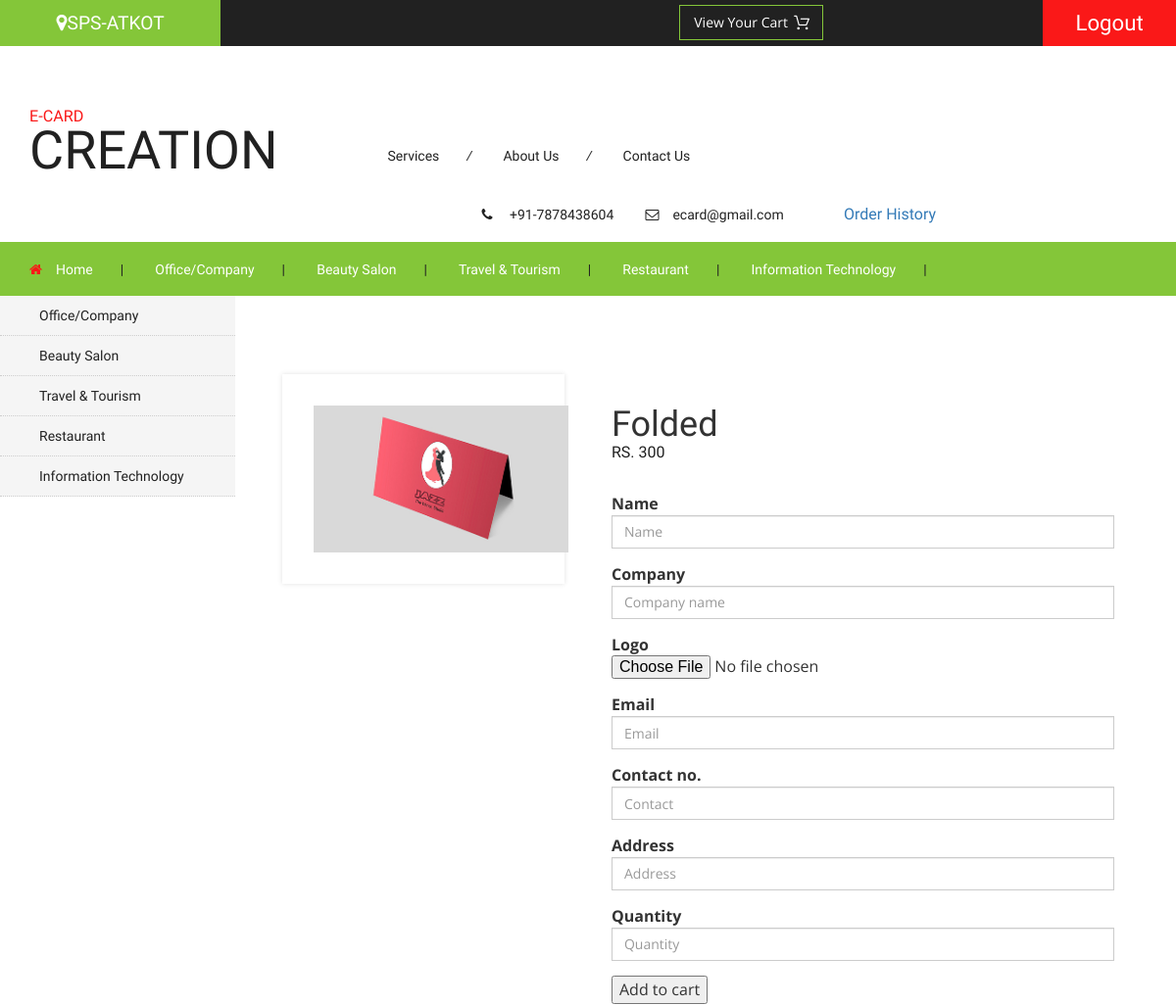
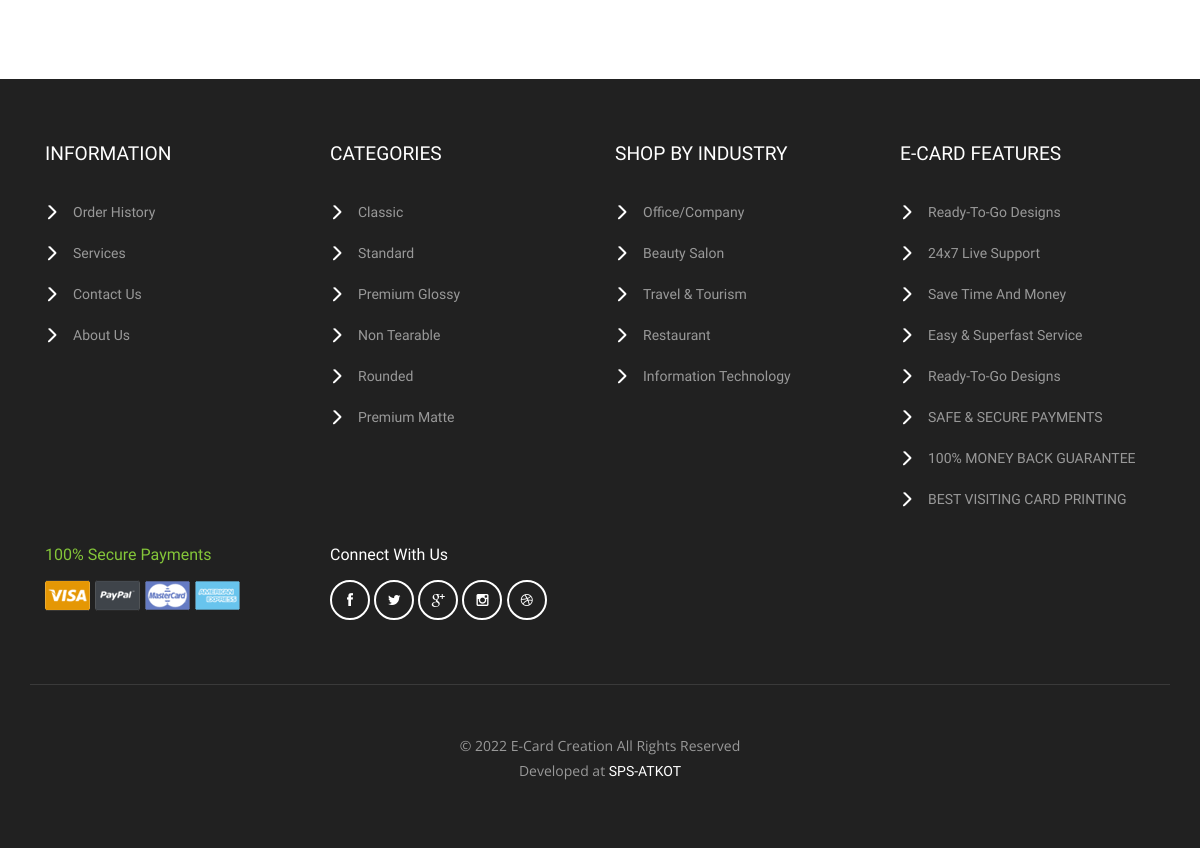
The page /User/single.php?id=5 (signed in) on the database its author committed (2 pictures, top to bottom).
### tables this page shows
CREATE TABLE `industry_info` (
  `Industry_id` int(5) NOT NULL DEFAULT 0,
  `Industry_name` text NOT NULL
);

CREATE TABLE `card_info` (
  `Card_id` int(5) NOT NULL DEFAULT 0,
  `Category` text NOT NULL,
  `Industry` text NOT NULL,
  `Name` text NOT NULL,
  `Image` text NOT NULL,
  `Price` int(5) NOT NULL
);

CREATE TABLE `cat_info` (
  `Cat_id` int(5) NOT NULL DEFAULT 0,
  `Cat_name` varchar(100) NOT NULL,
  `Cat_img` text NOT NULL
);

### User/single.php (the view, shortened to what this page needs)
	<?php
include "Header.php";
include "Connection.php";
$id=$_REQUEST['id'];
$query="SELECT * FROM card_info where Card_id='$id'";
$c=mysqli_query($con,$query);
while($r=mysqli_fetch_array($c)){
?>
<div class="agileinfo_single">
				<div class="col-md-4 agileinfo_single_left">
					<img id="example" src="../web/upload/<?php echo $r['Image'];?>" data-imagezoom="true" height="150" width="260" />
				</div>
				<div class="col-md-8 agileinfo_single_right">
					<div class="w3agile_description">
						<h1><?php echo $r['Name'];?></h1>
						<h4>RS.  <?php echo $r['Price'];?></h4>
					</div>
					<div class="snipcart-item block">
						  <div class="form-body">
							<form action="#" method="POST" enctype="multipart/form-data" >
							<div class="form-group"> <label for="exampleInputEmail1">Name</label>
							<input type="text" name="name" class="form-control" id="exampleInputEmail1" placeholder="Name" > </div>
							<div class="form-group"> <label for="exampleInputEmail1">Company</label>
							<input type="text" name="company" class="form-control" id="exampleInputEmail1" placeholder="Company name" > </div>
							<div class="form-group"> <label for="exampleInputFile">Logo</label>
							<input type="file" name="image" id="exampleInputFile" required>  </div>
							<div class="form-group"> <label for="exampleInputEmail1">Email</label>
							<input type="email" name="email" class="form-control" id="exampleInputEmail1" placeholder="Email" pattern="[a-zA-Z0-9.-_]{1,}@[a-zA-Z.-]{2,}[.]{1}[a-zA-Z]{2,}" > </div>
							<div class="form-group"> <label for="exampleInputEmail1">Contact no.</label>
							<input type="text" name="contact" class="form-control" id="exampleInputEmail1" placeholder="Contact" pattern="[7-9]{1}[0-9]{9}" oninvalid="this.setCustomValidity('Please enter valid number!')" oninput="this.setCustomValidity('')" > </div>
							<div class="form-group"> <label for="exampleInputEmail1">Address</label>
							<input type="text" name="address" class="form-control" id="exampleInputEmail1" placeholder="Address" > </div>
							<div class="form-group"> <label for="exampleInputEmail1">Quantity</label>
							<input type="number" name="quantity" class="form-control" id="exampleInputEmail1" placeholder="Quantity" > </div>
							<?php
							$id=$_REQUEST['id'];
							$query="SELECT * FROM card_info where Card_id='$id'";
							$c=mysqli_query($con,$query);
								?>
								<?php
							$id=$_REQUEST['id'];
							$query="SELECT * FROM card_info where Card_id='$id'";
							$c=mysqli_query($con,$query);
								?>
								<?php
							$id=$_REQUEST['id'];
							$query="SELECT * FROM card_info where Card_id='$id'";
							$c=mysqli_query($con,$query);
								?>
								<?php
							$id=$_REQUEST['id'];
							$query="SELECT * FROM card_info where Card_id='$id'";
							$c=mysqli_query($con,$query);
								?>
							<input type="submit" name="submit" value="Add to cart"  />
							</form>
						</div>
					</div>
				</div>
<?php
}
?>
	<div class="clearfix"> </div>
	</div>
	</div>
	<div class="clearfix"></div>
<?php
	include "Footer.php";
?>

### User/Header.php (shortened to what this page needs)
<!DOCTYPE html>
<html>
<head>
<link href="css/bootstrap.css" rel="stylesheet" type="text/css" media="all" />
<link href="css/style.css" rel="stylesheet" type="text/css" media="all" />
<link href="css/font-awesome.css" rel="stylesheet" type="text/css" media="all" />
</head>
<body>
	<div class="agileits_header">
		<div class="w3l_offers">
			<a href="index.php"><i class="fa fa-map-marker"></i>SPS-ATKOT</a>
		</div>
		<?php
		if(isset($_SESSION['user'])){
		?>
			<div class="product_list_header">
			<form action="checkout.php" class="last">
                <fieldset>
                    <input type="submit" name="submit" value="View your cart" class="button" />
                </fieldset>
            </form>
			</div>
			<div class="w3l_header_right1">
			<h2><a href="logout.php">Logout</a></h2>
			</div>
		<?php
		}else{
			?>
			<div class="w3l_header_right1">
			<h2><a href="login.php">Login</a></h2>
			</div>
			<?php
		}
		?>
		<div class="clearfix"> </div>
	</div>
	<div class="logo_products">
		<div class="container">
			<div class="w3ls_logo_products_left">
				<h1><a href="index.php"><span>E-Card</span> Creation</a></h1>
			</div>
			<div class="w3ls_logo_products_left1">
				<ul class="special_items">
					<li><a href="Services.php">Services</a><i>/</i></li>
					<li><a href="about.php">About Us</a><i>/</i></li>
					<li><a href="ContactUs.php">Contact Us</a></li>
				</ul>
			</div>
			<div class="w3ls_logo_products_left1">
				<ul class="phone_email">
					<li><i class="fa fa-phone" aria-hidden="true"></i> +91-7878438604</li>
					<li><i class="fa fa-envelope-o" aria-hidden="true"></i><a href="ecard@gmail.com">ecard@gmail.com</a></li>
					<?php
					if(isset($_SESSION['user'])){
						?>
						&nbsp;&nbsp;&nbsp;&nbsp;&nbsp;&nbsp;&nbsp;<i class="fa fa-history"></i><a href="OrderHistory.php">Order History</a>
						<?php
					}
					?>
				</ul>
			</div>
			<div class="clearfix"> </div>
		</div>
	</div>
	<div class="products-breadcrumb">
		<div class="container">
			<ul>
				<li><i class="fa fa-home" aria-hidden="true"></i><a href="index.php">Home</a><span>|</span></li>
				<?php
				include "connection.php";
				$query="SELECT * FROM industry_info";
				$c=mysqli_query($con,$query);
				while($r=mysqli_fetch_array($c))
				{
				  	?>
					<li><a class="color4" href="ViewIndustry.php?id=<?php echo $r['Industry_id'];?>"><?php echo $r['Industry_name'];?></a><span>|</span></li>
					<?php
				}
				?>
			</ul>
		</div>
	</div>
	<div class="banner">
		<div class="w3l_banner_nav_left">
		<nav class="navbar nav_bottom">
			   <div class="collapse navbar-collapse" id="bs-megadropdown-tabs">
			   <?php
				include "connection.php";
				$query="SELECT * FROM industry_info";
				$c=mysqli_query($con,$query);
				while($r=mysqli_fetch_array($c))
				{
				  ?>
					<ul class="nav navbar-nav nav_1">
						<li><a class="color4" href="ViewIndustry.php?id=<?php echo $r['Industry_id'];?>"><?php echo $r['Industry_name'];?></a></li></ul>
				<?php
				}
				?>
				 </div>
			</nav>
		</div>
	</div>
		<div class="w3l_banner_nav_right">

### User/Footer.php (shortened to what this page needs)
	<div class="footer">
		<div class="container">
			<div class="col-md-3 w3_footer_grid">
				<h3>information</h3>
				<ul class="w3_footer_grid_list">
					<li><a href="OrderHistory.php">Order History</a></li>
					<li><a href="Services.php">Services</a></li>
					<li><a href="ContactUs.php">Contact Us</a></li>
					<li><a href="About.php">About Us</a></li>
				</ul>
			</div>
			<div class="col-md-3 w3_footer_grid">
				<h3>Categories</h3>
				<?php
						include "Connection.php";
						$query="SELECT * FROM cat_info";
						$c=mysqli_query($con,$query);
						while($r=mysqli_fetch_array($c))
						{
						  ?>
				<ul class="w3_footer_grid_list">
					<li><a class="color4" href="Card.php?id=<?php echo $r['Cat_id'];?>"><?php echo $r['Cat_name'];?></a></li>
				</ul>
			<?php
				}
			?>
			</div>
			<div class="col-md-3 w3_footer_grid">
				<h3>Shop By Industry</h3>
				<?php
				include "connection.php";
				$query="SELECT * FROM industry_info";
				$c=mysqli_query($con,$query);
				while($r=mysqli_fetch_array($c))
				{
				  ?>
				<ul class="w3_footer_grid_list">
					<li><a class="color4" href="ViewIndustry.php?id=<?php echo $r['Industry_id'];?>"><?php echo $r['Industry_name'];?></a></li>
				</ul>
				<?php
				   }
				?>
			</div>
			<div class="col-md-3 w3_footer_grid">
				<h3>E-Card Features</h3>
				<ul class="w3_footer_grid_list">
						<li><a href="Services.php">Ready-To-Go Designs</a></li>
						<li><a href="Services.php">24x7 Live Support</a></li>
						<li><a href="Services.php">Save Time And Money</a></li>
						<li><a href="Services.php">Easy & Superfast Service</a></li>
						<li><a href="Services.php">Ready-To-Go Designs</a></li>
						<li><a href="about.php">SAFE & SECURE PAYMENTS</a></li>
						<li><a href="about.php">100% MONEY BACK GUARANTEE</a></li>
						<li><a href="about.php">BEST VISITING CARD PRINTING</a></li>
				</ul>
			</div>
			<div class="clearfix"> </div>
			<div class="agile_footer_grids">
				<div class="col-md-3 w3_footer_grid agile_footer_grids_w3_footer">
					<div class="w3_footer_grid_bottom">
						<h4>100% secure payments</h4>
						<img src="../web/upload/card.png" alt=" " class="img-responsive" />
					</div>
				</div>
				<div class="col-md-3 w3_footer_grid agile_footer_grids_w3_footer">
					<div class="w3_footer_grid_bottom">
						<h5>connect with us</h5>
						<ul class="agileits_social_icons">
							<li><a href="#" class="facebook"><i class="fa fa-facebook" aria-hidden="true"></i></a></li>
							<li><a href="#" class="twitter"><i class="fa fa-twitter" aria-hidden="true"></i></a></li>
							<li><a href="#" class="google"><i class="fa fa-google-plus" aria-hidden="true"></i></a></li>
							<li><a href="#" class="instagram"><i class="fa fa-instagram" aria-hidden="true"></i></a></li>
							<li><a href="#" class="dribbble"><i class="fa fa-dribbble" aria-hidden="true"></i></a></li>
						</ul>
					</div>
				</div>
				<div class="clearfix"> </div>
			</div>
			<div class="wthree_footer_copy">
				<p>&copy; 2022 E-Card Creation All Rights Reserved <br>
				Developed at <a href="#">SPS-ATKOT </a> </p>
			</div>
		</div>
	</div>
</body>
</html>

### rows shown on the page
industry_info: Industry_name "Office/Company"
industry_info: Industry_name "Beauty Salon"
industry_info: Industry_name "Travel & Tourism"
industry_info: Industry_name "Restaurant"
industry_info: Industry_name "Information Technology"
card_info: Image (picture), Name "Folded", Price "300"
cat_info: Cat_name "Classic"
cat_info: Cat_name "Standard"
cat_info: Cat_name "Premium Glossy"
cat_info: Cat_name "Non Tearable"
cat_info: Cat_name "Rounded"
cat_info: Cat_name "Premium Matte"
